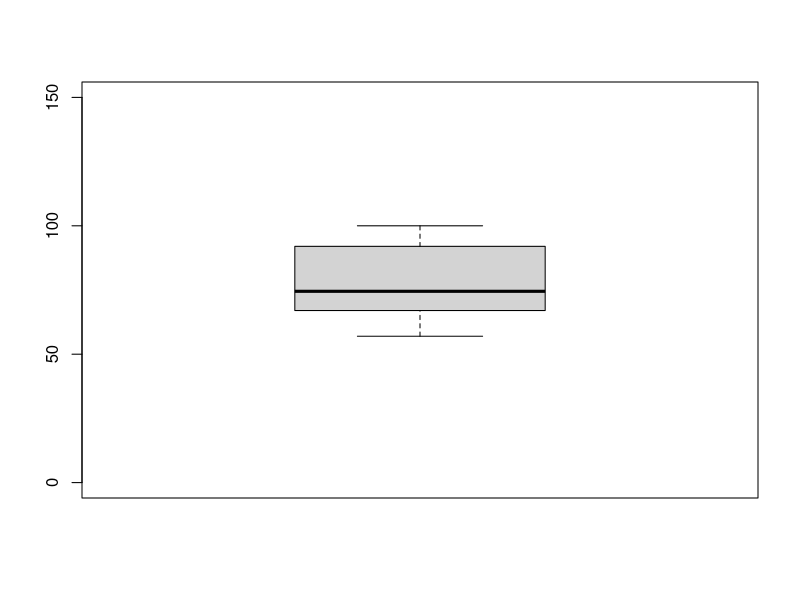

This chart was generated by the following R code:
## ---- chunk 1
library(tidyverse)
## ---- chunk 2
cyclones <- c(370,452,273,422,526,624,513,1059,980,1200,995,1751)
## ---- chunk 3
mean(cyclones) |> round(0)
## ---- chunk 4
median(cyclones) |> round()
## ---- chunk 5
# Based on Statology function
# define function to calculate mode
find_mode <- function(x) {
  # get unique values from vector
  u <- unique(x)
  # count number of occurrences for each value
  tab <- tabulate(match(x, u))
  
  if(length(x)==length(u[tab == max(tab)])){
    print("No mode.")
  }else{
    # return the value with the highest count
    u[tab == max(tab)]
  }
}

find_mode(cyclones)
## ---- chunk 6
zscore <- function(xbar, mu, sd.x, n = 1){
  z <- (xbar - mu)/(sd.x/sqrt(n))
  return(z)
}

z <- zscore(mean(cyclones),
            mu = 650,
            sd.x = 425,
            n = length(cyclones))

pnorm(z)
## ---- chunk 7
pnorm(z, lower.tail = F)
## ---- chunk 8
pnorm(z, lower.tail = F) |>
  round(4)
## ---- chunk 9
fish_id <- 1:20

minnows <- c(89,75,86,74,69,100,73,69,96,79,61,62,95,98,100,57,70,78,65,65)
## ---- chunk 10
median(minnows) |> round()
## ---- chunk 11
quantile(minnows, type = 6) |> round()
## ---- chunk 12
boxplot(minnows,
        ylim = c(0, 150))
## ---- chunk 13
lowquant <- quantile(minnows,0.25,type = 6) |> as.numeric()

hiquant <- quantile(minnows,0.75,type = 6) |> as.numeric()

iqr <- IQR(minnows, type = 6)

lowbound <- lowquant - (1.5*iqr)
hibound <- hiquant + (1.5*iqr)

# low outliers?
# select elements that match
# identify using logical "which"
minnows[which(minnows < lowbound)]
## ---- chunk 14
# high outliers?
# select elements that match
# identify using logical "which"
minnows[which(minnows > hibound)]
## ---- chunk 15
zscore <- function(xbar, mu, sd.x, n = 1){
  z <- (xbar - mu)/(sd.x/sqrt(n))
  return(z)
}

z <- zscore(xbar = mean(minnows),
       mu = 85,
       sd.x = 4.5,
       n = 20)

z |> round(2)
## ---- chunk 16
pnorm(z)
